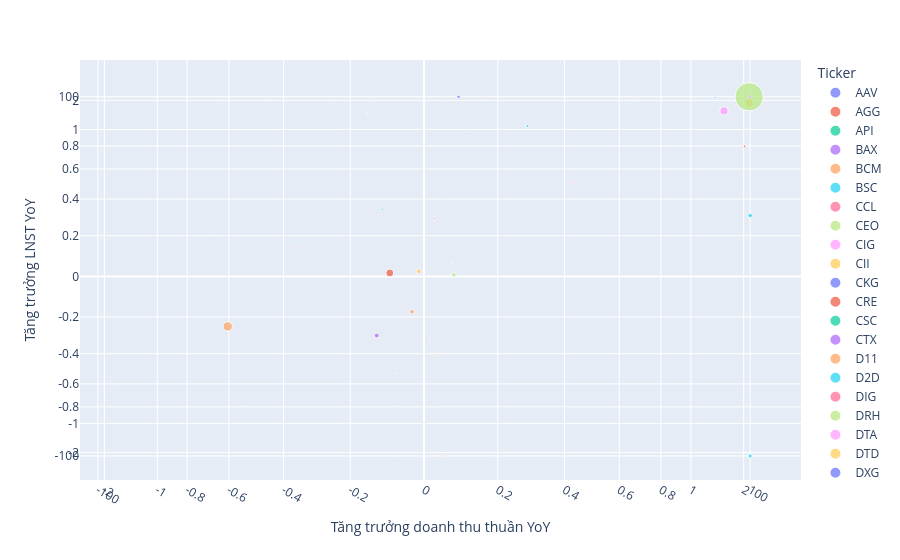

Notebook cell for this chart:
### Code cell
px.scatter(
    current_summary_bds_logit,
    x=REV_GROWTH,
    y=NI_GROWTH,
    size=current_summary_bds[NI].where(current_summary_bds[NI] > 1, 1),
    color=current_summary_bds_logit.index,
).update_layout(
    xaxis={"tickvals": logit_tickval, "ticktext": logit_ticklabel},
    yaxis={"tickvals": logit_tickval, "ticktext": logit_ticklabel},
)
